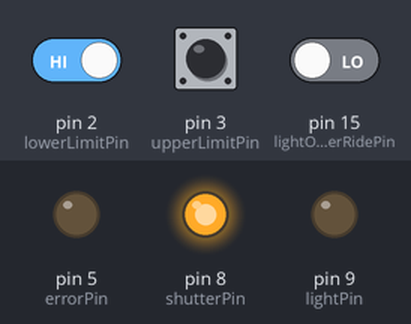
Simulated run of this sketch. Board: Arduino Uno, built with avr-gcc and run on an emulated ATmega328P. Shown: output pins drawn as LEDs (lit = HIGH). Dashed ring = blinking. Inputs (shaded band) come from the test bench; at power-on: pin 2 (lowerLimitPin) HIGH, pin 3 (upperLimitPin) HIGH, pin 15 (lightOffOverRidePin) LOW. What the sketch prints to the serial monitor is not drawn.

Above: at 1.2 s.
1.3 s: pin 2 (lowerLimitPin) driven LOW
At 1.4 s:
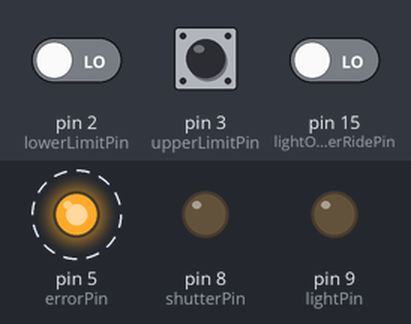
Timing chart, 0 to 10.3 s (numbered marks = the images above; inputs shaded):
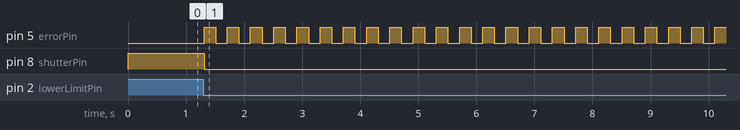

Measured:
- after the input at 1.3 s, pin 5 (errorPin): alternates HIGH for 0.20 s and LOW for 0.20 s, starting at once; pin 9 (lightPin): stops changing and stays LOW

The sketch:

arduinoScript.ino
```cpp
// pins:
int lightPin = 9;
int dimmerNobPin = 14;
int upperLimitPin = 3;
int lowerLimitPin = 2;
int errorPin = 5;
int shutterPin = 8;
int lightOffOverRidePin = 15;
int ACPowerPin = 16;


int lightBrightness = 0;

void setup() {
  Serial.begin(9600);
  pinMode(lightPin, OUTPUT);
  pinMode(upperLimitPin, INPUT);
  pinMode(lowerLimitPin, INPUT);
  pinMode(errorPin, OUTPUT);
  pinMode(shutterPin, OUTPUT);
  pinMode(lightOffOverRidePin, INPUT);
  pinMode(ACPowerPin, OUTPUT);

}


void oporateShutter() {
      //cammera settings:
  int longExposureTime = 2000;
  int shortExposureTime = 500;
  int longExposureRecoveryTime = 1000;
  int shortExposureRecoveryTime = 500;
  int photoCycleTime = shortExposureRecoveryTime + longExposureRecoveryTime + shortExposureTime + longExposureTime;
  unsigned long time = millis();

  unsigned long cycleCount = time/ photoCycleTime ;
  unsigned long timeAtStartOfCurrentCycle = cycleCount * photoCycleTime;

    if (time > timeAtStartOfCurrentCycle + 0 & time < timeAtStartOfCurrentCycle + longExposureTime ) {
    digitalWrite(shutterPin, HIGH);
    Serial.println("start long exposure");
    }

  if (time > timeAtStartOfCurrentCycle + longExposureTime & time < timeAtStartOfCurrentCycle + longExposureTime + longExposureRecoveryTime) {
    digitalWrite(shutterPin, LOW);
    Serial.println("start long exposure recovery");
  }

  if (time > timeAtStartOfCurrentCycle + longExposureTime + longExposureRecoveryTime & time < timeAtStartOfCurrentCycle + longExposureTime + longExposureRecoveryTime + shortExposureTime) {
    digitalWrite(shutterPin, HIGH);
    setBrightness(1);
    Serial.println("start short exposure");
  }

  if (time > timeAtStartOfCurrentCycle + longExposureTime + longExposureRecoveryTime + shortExposureTime ) {
    digitalWrite(shutterPin, LOW);
    setBrightness(0);
    Serial.println("start short exposure recovery ");


  }
  }

  //Serial.println(cycleCount);
  //Serial.println(time);

void checkOverRideLights() {
  if (digitalRead(lightOffOverRidePin) == 1) {
   setBrightness(1);
  }
}


void setBrightness(int factor) {
  if (digitalRead(lightOffOverRidePin) == 1) {
   factor = 1;
  }
    int dimmerNob = analogRead(dimmerNobPin);
    int lightBrightness = (dimmerNob * (254 / 1023.0) * factor );
    analogWrite(lightPin, lightBrightness);
    if (factor > 0){
    digitalWrite(ACPowerPin, HIGH);
    }
    else{
      digitalWrite(ACPowerPin, LOW);
    }
}

void abortIfLimitSwitch(){
       if (digitalRead(upperLimitPin) == LOW | digitalRead(lowerLimitPin) == LOW){
       //hard stop here
       digitalWrite(shutterPin, LOW);
       while(true){
         digitalWrite(errorPin, HIGH);
         delay(200);
         digitalWrite(errorPin, LOW);
         delay(200);
       }
}
}


void loop() {


  abortIfLimitSwitch();
  oporateShutter();
  checkOverRideLights();

}
```
